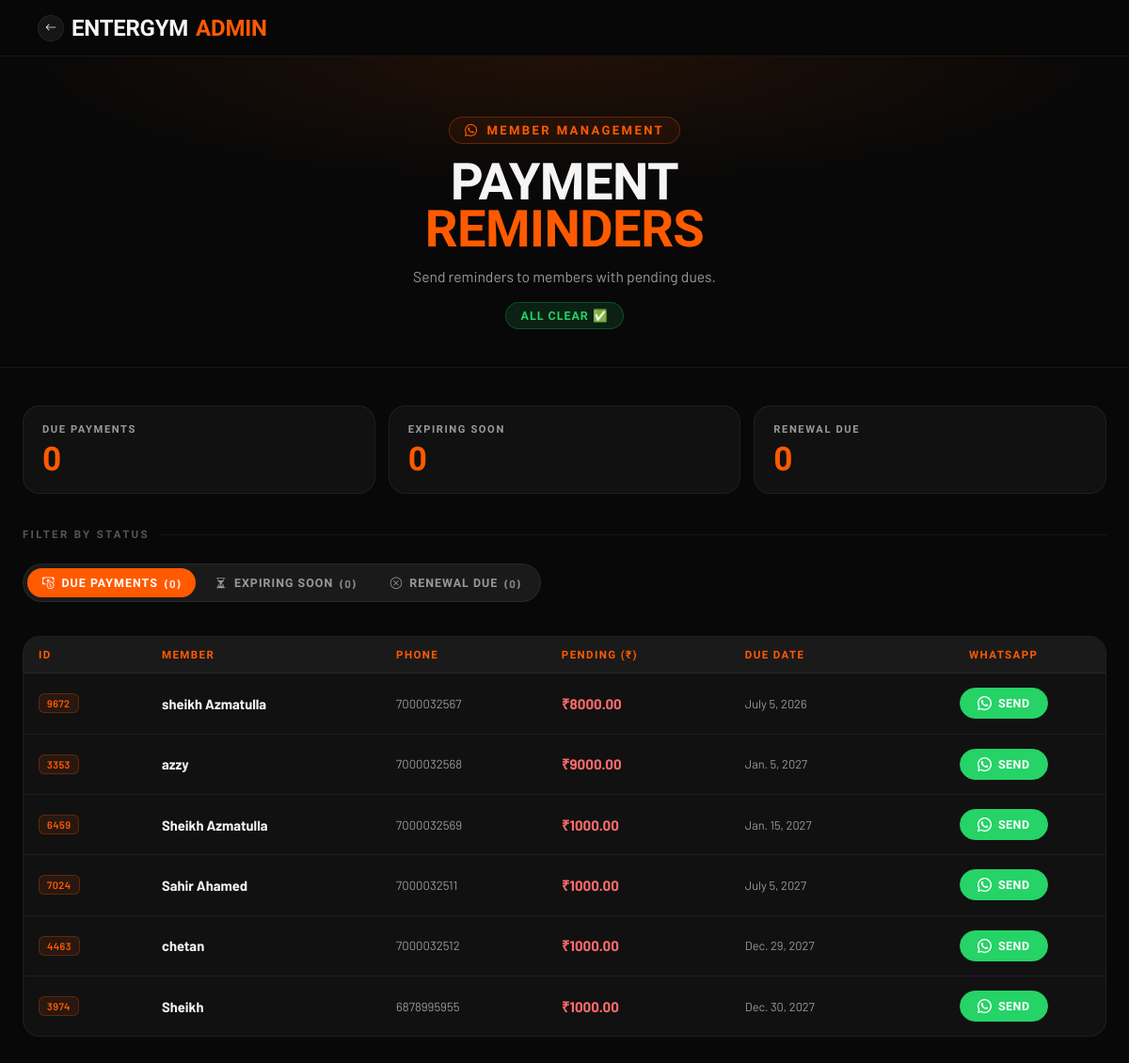
The page /admin-tools/whatsapp/ (signed in) on the database as committed earlier.
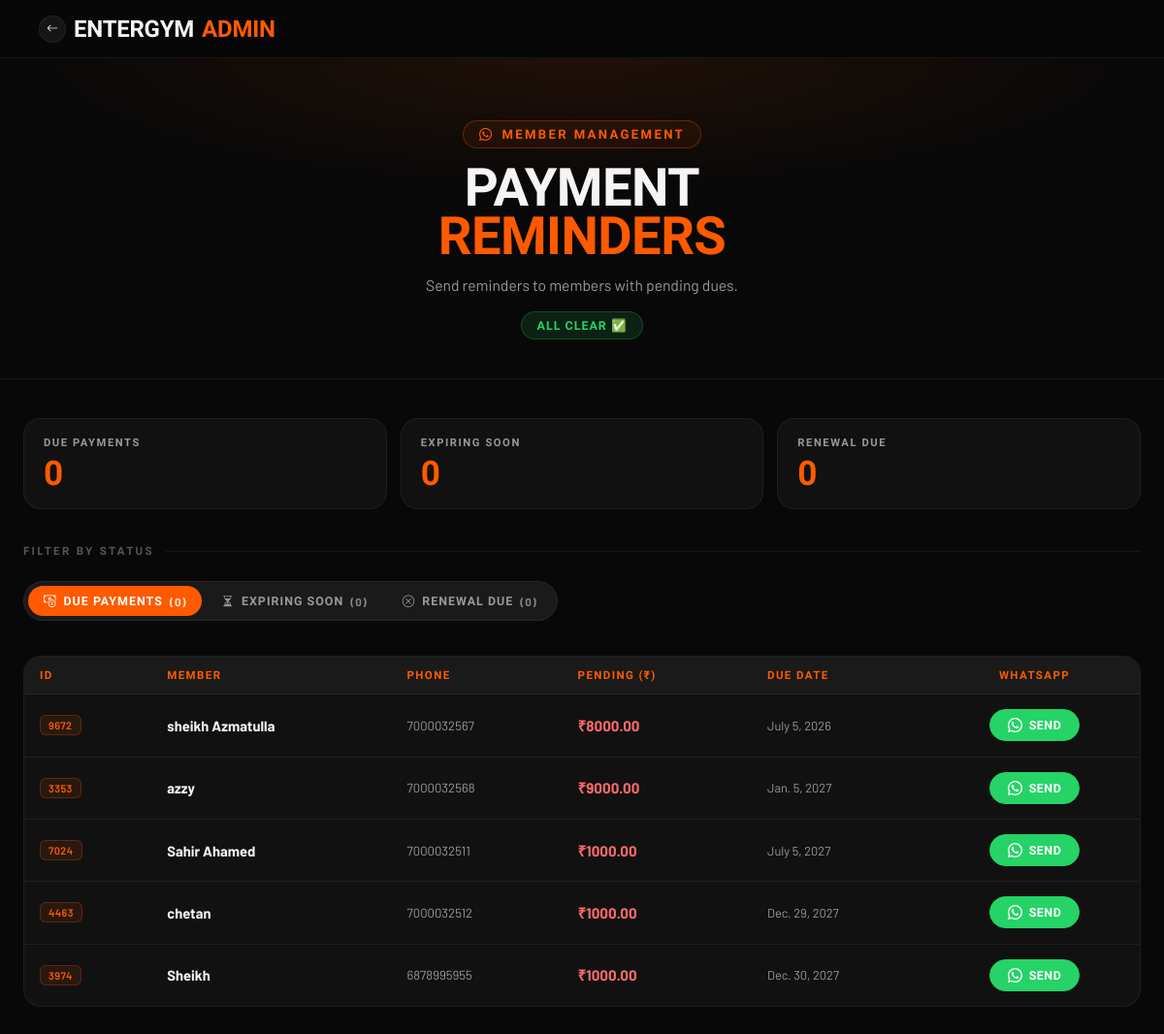
The same page on the database as committed later.
### AuthFit/models.py (models this page shows, shortened)
class Enrollment(models.Model):
    gym = models.ForeignKey(Gym, on_delete=models.CASCADE, db_index=True)
    objects = GymManager()
    GENDER_CHOICES = [('M', 'Male'), ('F', 'Female')]
    PAYMENT = [("Done", 'Done'), ("Pending", 'Pending')]
    METHOD = [('C', 'CASH'), ('U', 'UPI'), ('B', 'UPI + CASH')]
    SOURCE_CHOICES = [
        ("OWNER", "Owner"),
        ("MEMBER", "Member"),
    ]
    unique_id = models.CharField(max_length=10, editable=False, db_index=True)
    user = models.ForeignKey(
        User, on_delete=models.CASCADE, null=True, blank=True
    )
    profile_completed = models.BooleanField(default=False)
    source = models.CharField(max_length=10, choices=SOURCE_CHOICES, default="OWNER")
    fullname = models.CharField(max_length=25)
    email = models.EmailField(blank=True ,null=True)          # blank allowed — owner won't fill this
    gender = models.CharField(max_length=1, choices=GENDER_CHOICES, blank=True ,null=True)
    phone = models.CharField(max_length=10, db_index=True)   # primary lookup field now
    address = models.TextField(blank=True)
    reference = models.CharField(max_length=30, null=True, blank=True)
    selectPlan = models.ForeignKey(MembershipPlan, on_delete=models.CASCADE)
    trainer = models.ForeignKey(
        Trainer, on_delete=models.SET_NULL, null=True, blank=True
    )
    Amount = models.DecimalField(max_digits=10, decimal_places=2)
    paidAmount = models.DecimalField(default=0,max_digits=10,decimal_places=2,null=False)
    paymentDate = models.DateField(blank=True, null=True)
    paymentMethod = models.CharField(
        max_length=1, choices=METHOD, blank=True, null=True
    )
    pendingAmount = models.DecimalField(default=0,max_digits=10,decimal_places=2)
    pendingpaymentMethod = models.CharField(
        max_length=1, choices=METHOD, blank=True, null=True
    )
    pendingpaymentDate =  models.DateField(blank=True, null=True)
    paymentStatus = models.CharField(
        max_length=10, choices=PAYMENT, default="Pending"
    )
    last_expiry_notif_sent = models.DateField(null=True, blank=True)
    initial_invoice_generated = models.BooleanField(
        default=False,
        help_text="Set once the up-front payment collected during Quick Enrollment "
                "has been converted into a Payment + Invoice.",
    )
    doj = models.DateField(auto_now_add=True)
    DueDate = models.DateField(blank=True, null=True,db_index=True)
    created_at = models.DateTimeField(auto_now_add=True)
    is_active = models.BooleanField(default=True, db_index=True)
    is_deleted = models.BooleanField(default=False, db_index=True)
    deleted_at = models.DateTimeField(null=True, blank=True)
    deleted_by = models.ForeignKey(
        User, on_delete=models.SET_NULL, null=True, blank=True, related_name='+'
    )
    face_enrolled = models.BooleanField(default=False)
    face_image = CloudinaryField('image', null=True, blank=True)
    face_embeddings = models.JSONField(default=list, blank=True)
    class Meta:
        unique_together = ('gym', 'unique_id')
        constraints = [
            models.UniqueConstraint(
                fields=['gym', 'phone'],
                condition=models.Q(user__isnull=True),
                name='unique_pending_enrollment_phone_per_gym',
            )
        ]
    @property
    def is_expired(self):
        if self.DueDate:
            return timezone.now().date() > self.DueDate
        return False
    @property
    def days_remaining(self):
        if self.DueDate:
            return (self.DueDate - timezone.now().date()).days
        return None

### AuthFit/views.py (the view, shortened to what this page needs)
# urls.py: path('admin-tools/whatsapp/', views.whatsapp_pending_users, name='whatsapp_pending'),
@_gym_staff_required
def whatsapp_pending_users(request):
    gym = getattr(request, 'gym', None)
    today = timezone.now().date()
    base_qs = Enrollment.objects.select_related("selectPlan", "gym", "trainer")
    if gym:
        base_qs = base_qs.filter(gym=gym)
    pending_qs = base_qs.filter(paymentStatus="Pending").order_by("DueDate")
    pending_with_links = []
    for e in pending_qs:
        gym_name = e.gym.gym_name if e.gym else "EnterGYM"
        msg = (
            f"Hello {e.fullname}! Reminder from {gym_name}: "
            f"your payment of Rs.{e.pendingAmount} is pending. "
            f"Please clear your dues at your earliest convenience. Thank you!"
        )
        pending_with_links.append({
            "enrollment": e,
            "wa_link":    f"https://wa.me/91{e.phone}?text={quote(msg)}",
            "panel_data": _panel_data(e, "due"),
        })
    expiring_cutoff = today + timedelta(days=2)
    expiring_qs = base_qs.filter(
        DueDate__gte=today,
        DueDate__lte=expiring_cutoff,
    ).order_by("DueDate")
    expiring_with_links = []
    for e in expiring_qs:
        gym_name = e.gym.gym_name if e.gym else "EnterGYM"
        msg = (
            f"Hello {e.fullname}! Reminder from {gym_name}: "
            f"your membership is expiring on {e.DueDate.strftime('%d %b %Y')}. "
            f"Please renew soon to avoid interruption. Thank you!"
        )
        expiring_with_links.append({
            "enrollment": e,
            "wa_link":    f"https://wa.me/91{e.phone}?text={quote(msg)}",
            "panel_data": _panel_data(e, "expiring"),
        })
    expired_qs = base_qs.filter(DueDate__lt=today).order_by("-DueDate")
    expired_with_links = []
    return render(request, "admin_whatsapp.html", {
        "pending": pending_with_links,
        "expiring_soon": expiring_with_links,
        "expired_members": expired_with_links,
        "pending_count": len(pending_with_links),
        "expiring_count": len(expiring_with_links),
        "expired_count": len(expired_with_links),
        "gym": gym,    })

### AuthFit/context_processors.py (called while the page is built, shortened)
def saas_config(request):
    return {
        'BASE_DOMAIN': os.environ.get('BASE_DOMAIN', 'entergym.in'),
    }

def _user_hash(uid: int) -> str:
    return hmac.new(
        settings.SECRET_KEY.encode("utf-8"),
        str(uid).encode("utf-8"),
        hashlib.sha256,
    ).hexdigest()[:16]

def _build_response(is_enrolled, already_marked, user_hash, request=None):
    config = {
        "isAuthenticated": request.user.is_authenticated if request else False,
        "isEnrolled":      bool(is_enrolled),
        "alreadyMarked":   bool(already_marked),
        "userHash":        user_hash,
    }
    return {
        "GYM_CONFIG_JSON": json.dumps(config),
        "is_enrolled":     bool(is_enrolled),
        "already_marked":  bool(already_marked),
    }

def gym_context(request):
    gym = getattr(request, 'gym', None)
    if gym is None:
        return {'gym': None, 'favicon_url': None, 'logo_url': None}

def gym_branding(request):
    b = get_gym_branding(getattr(request, 'gym', None))
    return {
        "logo_url": b["logo_url"],
        "favicon_url": b["favicon_url"],
        "apple_touch_icon_url": b["apple_touch_icon_url"],
        "splash_logo_url": b["splash_logo_url"],
        "theme_color": b["theme_color"],
        "app_name": b["app_name"],
        "app_short_name": b["app_short_name"],
    }

### AuthFit/templatetags/custom_filters.py (called while the page is built)
@register.filter(is_safe=True)
def data_json(value):
    from django.utils.safestring import mark_safe
    raw = json.dumps(value, ensure_ascii=False)
    escaped = (
        raw
        .replace('&', '&amp;')    # must be first
        .replace('"', '&quot;')
        .replace("'", '&#x27;')
        .replace('<', '&lt;')
        .replace('>', '&gt;')
    )
    return mark_safe(escaped)

### AuthFit/views.py (called while the page is built)
def _gym_staff_required(view_fn):
    @login_required
    @functools.wraps(view_fn)
    def wrapped(request, *args, **kwargs):
        if not getattr(request, 'is_gym_staff', False):
            raise PermissionDenied("Staff access required.")
        return view_fn(request, *args, **kwargs)
    return wrapped

### Gym/mixins.py (called while the page is built)
    def get_queryset(self):
        return GymQuerySet(self.model, using=self._db)

### notifications/context_processors.py (called while the page is built)
def vapid_key(request):
    key = getattr(settings, "VAPID_PUBLIC_KEY", "")
    if not key:
        return {}
    return {"VAPID_PUBLIC_KEY": key}

### templates/admin_whatsapp.html (shortened to what this page needs)
{% load static custom_filters %}
<!doctype html>
<html lang="en">
  <head>
    <link
      rel="stylesheet"
      href="https://cdn.jsdelivr.net/npm/bootstrap-icons@1.11.1/font/bootstrap-icons.css"
    />
  </head>
  <body>
    <nav class="store-nav">
      <div class="nav-inner">
        <a class="nav-brand" href="/">
          <span class="back-icon"><i class="bi bi-arrow-left"></i></span>
          {{ request.gym.gym_name|default:"EnterGYM" }}
          <span class="acc">Admin</span>
        </a>
      </div>
    </nav>
    <header class="page-header">
      <div class="header-inner">
        <div class="header-eyebrow">
          <i class="bi bi-whatsapp"></i> Member Management
        </div>
        <h1 id="pageTitle">Payment <span class="accent" id="pageTitleAccent">Reminders</span></h1>
        <p id="pageDesc">Send reminders to members with pending dues.</p>
        <span class="badge" id="statusBadge"></span>
      </div>
    </header>
    <div class="page-wrapper">
      <div class="summary-cards">
      <div class="summary-card">
        <div class="summary-card-label">Due Payments</div>
        <div class="summary-card-value">{{ pending_count|default:pending|length }}</div>
      </div>
      <div class="summary-card">
        <div class="summary-card-label">Expiring Soon</div>
        <div class="summary-card-value">{{ expiring_count|default:expiring_soon|length }}</div>
      </div>
      <div class="summary-card">
        <div class="summary-card-label">Renewal Due</div>
        <div class="summary-card-value">{{ expired_count|default:expired_members|length }}</div>
      </div>
    </div>
      <p class="section-label">Filter By Status</p>
      <div class="platform-tabs" id="reminder-tabs">
        <button class="tab-btn active" data-tab="due">
          <i class="bi bi-cash-coin"></i> Due Payments
          <span class="tab-count">({{ pending_count|default:pending|length }})</span>
        </button>
        <button class="tab-btn" data-tab="expiring">
          <i class="bi bi-hourglass-split"></i> Expiring Soon
          <span class="tab-count">({{ expiring_count|default:expiring_soon|length }})</span>
        </button>
        <button class="tab-btn" data-tab="expired">
          <i class="bi bi-x-circle"></i> Renewal Due
          <span class="tab-count">({{ expired_count|default:expired_members|length }})</span>
        </button>
      </div>
      <div id="tab-due" class="tab-panel active">
        {% if not pending %}
        <div class="empty-state">No pending payments</div>
        {% else %}
        <div class="table-wrap">
          <table>
            <thead>
              <tr>
                <th>ID</th>
                <th>Member</th>
                <th>Phone</th>
                <th>Pending (₹)</th>
                <th>Due Date</th>
                <th style="text-align: center">WhatsApp</th>
              </tr>
            </thead>
            <tbody>
              {% for item in pending %} {% with e=item.enrollment %}
              <tr class="clickable-row" data-json="{{ item.panel_data|data_json }}">
                <td><span class="cell-id">{{ e.unique_id }}</span></td>
                <td class="cell-name">{{ e.fullname }}</td>
                <td class="cell-phone">{{ e.phone }}</td>
                <td class="cell-amount">₹{{ e.pendingAmount }}</td>
                <td class="cell-due">
                  {{ e.DueDate|default:"—" }}
                </td>
                <td style="text-align: center">
                  <a class="wa-btn" href="{{ item.wa_link }}" target="_blank">
                    Send
                  </a>
                </td>
              </tr>
              {% endwith %} {% endfor %}
            </tbody>
          </table>
        </div>
        {% endif %}
      </div>
    </div>
  </body>
</html>

Rows that differ between the two databases and show on the page:
removed Enrollment: enrollment.unique_id "6459", enrollment.fullname "Sheikh Azmatulla", enrollment.phone "7000032569", enrollment.pendingAmount "1000.00", enrollment.DueDate "Jan. 15, 2027"
